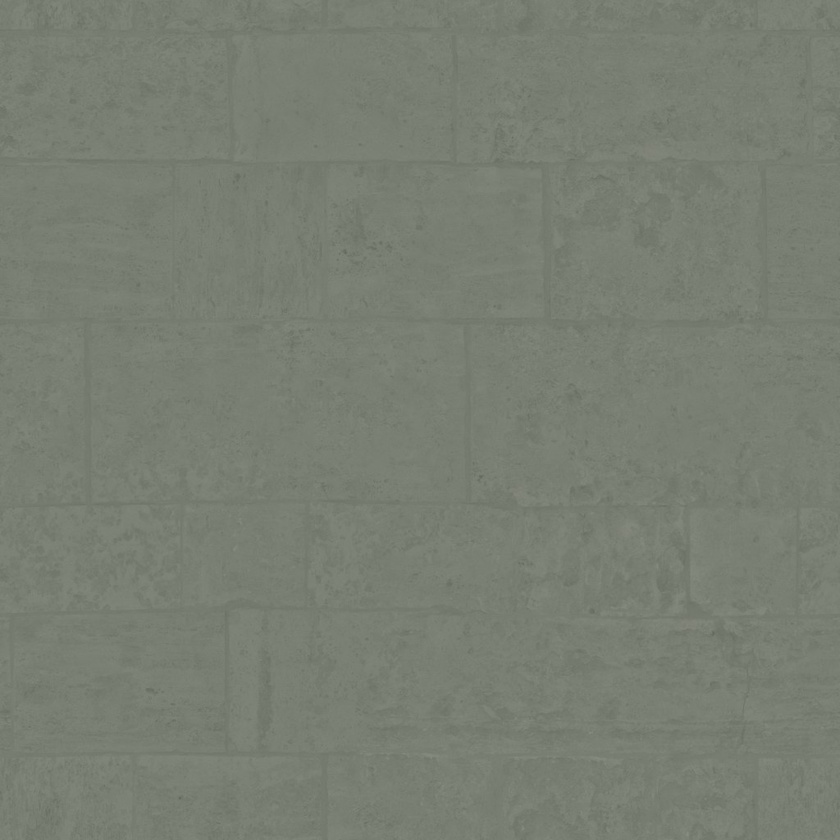
#> input picture assets/processed/stone_wall_02.jpg, 840 x 840 px, shrunk from 1024 x 1024 before the run, found by its file name
$ python process_assets.py
#> lines starting #> are read from the running program, lines starting #| are printed output that depends on the picture
from pathlib import Path
import json,hashlib
from PIL import Image,ImageOps
R=Path(__file__).resolve().parents[1]
src=R/'assets/source/stone_wall_02.jpg';dst=R/'assets/processed/stone_wall_02.jpg'
if src.exists():
 image=Image.open(src).convert('RGB');gray=ImageOps.grayscale(image);out=ImageOps.colorize(gray,'#545a50','#c8cbbb');out.save(dst,quality=88)
#> further down, image is the input picture: PIL image 840x840 RGB; mean R, G, B 120.3, 126.3, 114.3
#> after `out = ImageOps.colorize(gray, '#545a50', '#c8cbbb')`:
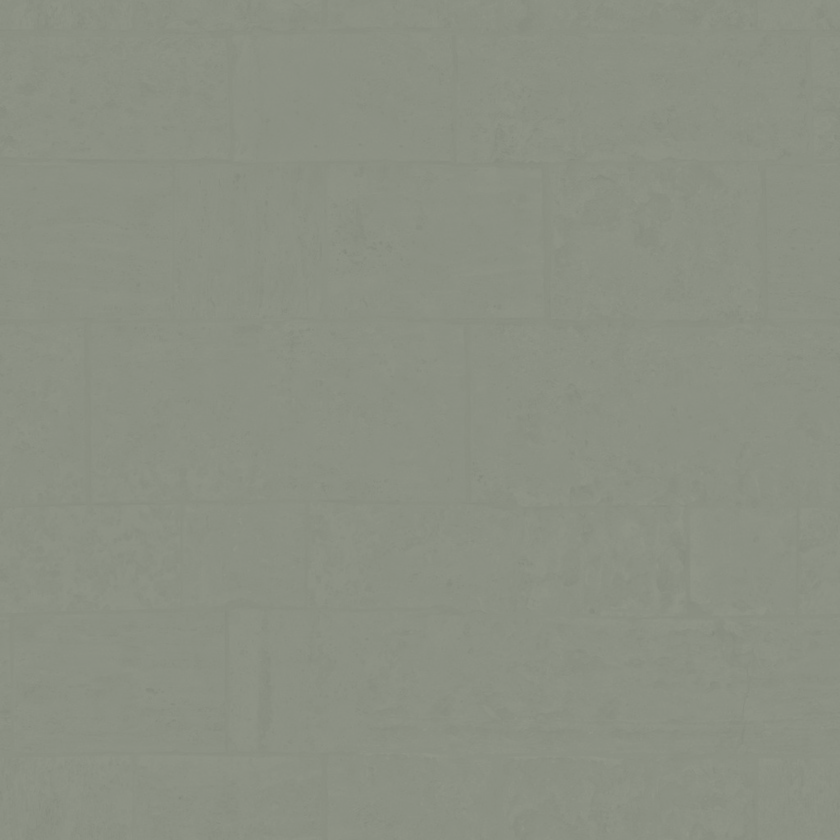
#> out: PIL image 840x840 RGB; mean R, G, B 139.5, 144.1, 131.3
 manifest=json.loads((R/'assets/manifest.json').read_text(encoding='utf8'))
#> (reads output/imagegen/daguanyuan-reference-20260910/manifest.json from the repository)
 for a in manifest:
#> (the run stopped early here; a loop or call above may not have finished)
